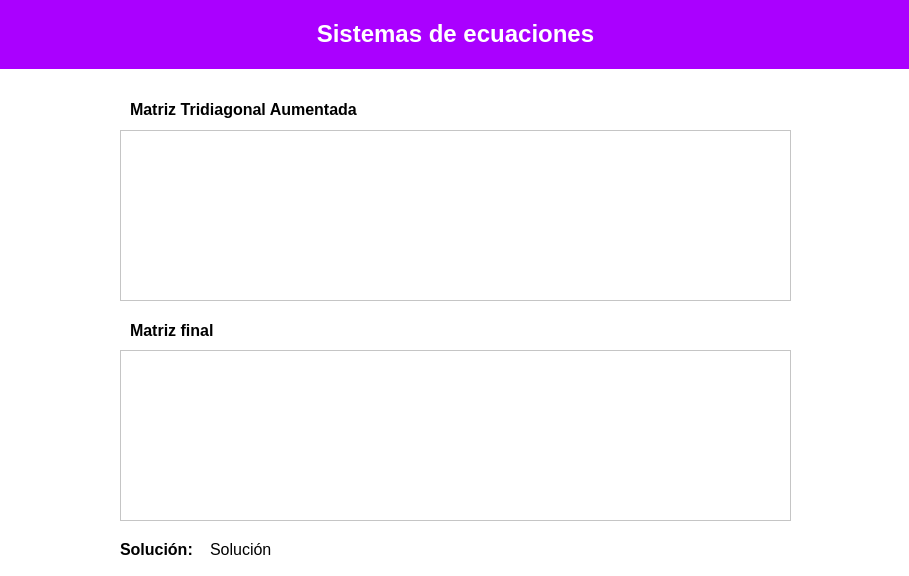
<?xml version="1.0" encoding="UTF-8"?>
<ui version="4.0">
 <class>Dialog</class>
 <widget class="QDialog" name="Dialog">
  <property name="geometry">
   <rect>
    <x>0</x>
    <y>0</y>
    <width>909</width>
    <height>576</height>
   </rect>
  </property>
  <property name="windowTitle">
   <string>Dialog</string>
  </property>
  <property name="styleSheet">
   <string notr="true">background-color: rgb(255, 255, 255);</string>
  </property>
  <widget class="QLabel" name="label_6">
   <property name="geometry">
    <rect>
     <x>120</x>
     <y>540</y>
     <width>81</width>
     <height>21</height>
    </rect>
   </property>
   <property name="text">
    <string>&lt;html&gt;&lt;head/&gt;&lt;body&gt;&lt;p&gt;&lt;span style=&quot; font-size:12pt; font-weight:600;&quot;&gt;Solución:&lt;/span&gt;&lt;span style=&quot; font-size:12pt;&quot;&gt;&lt;br/&gt;&lt;/span&gt;&lt;/p&gt;&lt;/body&gt;&lt;/html&gt;</string>
   </property>
  </widget>
  <widget class="QLabel" name="label_5">
   <property name="geometry">
    <rect>
     <x>130</x>
     <y>320</y>
     <width>351</width>
     <height>21</height>
    </rect>
   </property>
   <property name="text">
    <string>&lt;html&gt;&lt;head/&gt;&lt;body&gt;&lt;p&gt;&lt;span style=&quot; font-size:12pt; font-weight:600;&quot;&gt;Matriz final&lt;/span&gt;&lt;/p&gt;&lt;/body&gt;&lt;/html&gt;</string>
   </property>
  </widget>
  <widget class="QTableWidget" name="tableWidget_2">
   <property name="geometry">
    <rect>
     <x>120</x>
     <y>350</y>
     <width>671</width>
     <height>171</height>
    </rect>
   </property>
  </widget>
  <widget class="QLabel" name="label_7">
   <property name="geometry">
    <rect>
     <x>210</x>
     <y>540</y>
     <width>581</width>
     <height>21</height>
    </rect>
   </property>
   <property name="text">
    <string>&lt;html&gt;&lt;head/&gt;&lt;body&gt;&lt;p&gt;&lt;span style=&quot; font-size:12pt;&quot;&gt;Solución&lt;/span&gt;&lt;span style=&quot; font-size:12pt;&quot;&gt;&lt;br/&gt;&lt;/span&gt;&lt;/p&gt;&lt;/body&gt;&lt;/html&gt;</string>
   </property>
  </widget>
  <widget class="QLabel" name="label_4">
   <property name="geometry">
    <rect>
     <x>130</x>
     <y>100</y>
     <width>351</width>
     <height>21</height>
    </rect>
   </property>
   <property name="text">
    <string>&lt;html&gt;&lt;head/&gt;&lt;body&gt;&lt;p&gt;&lt;span style=&quot; font-size:12pt; font-weight:600;&quot;&gt;Matriz Tridiagonal Aumentada&lt;/span&gt;&lt;span style=&quot; font-size:12pt;&quot;&gt;&lt;br/&gt;&lt;/span&gt;&lt;/p&gt;&lt;/body&gt;&lt;/html&gt;</string>
   </property>
  </widget>
  <widget class="QTableWidget" name="tableWidget">
   <property name="geometry">
    <rect>
     <x>120</x>
     <y>130</y>
     <width>671</width>
     <height>171</height>
    </rect>
   </property>
  </widget>
  <widget class="QLabel" name="label_2">
   <property name="geometry">
    <rect>
     <x>0</x>
     <y>0</y>
     <width>911</width>
     <height>69</height>
    </rect>
   </property>
   <property name="styleSheet">
    <string notr="true">background-color: rgb(170, 0, 255);</string>
   </property>
   <property name="text">
    <string>&lt;html&gt;&lt;head/&gt;&lt;body&gt;&lt;p align=&quot;center&quot;&gt;&lt;span style=&quot; font-size:18pt; font-weight:600; color:#ffffff;&quot;&gt;Sistemas de ecuaciones&lt;/span&gt;&lt;/p&gt;&lt;/body&gt;&lt;/html&gt;</string>
   </property>
  </widget>
 </widget>
 <resources/>
 <connections/>
</ui>
